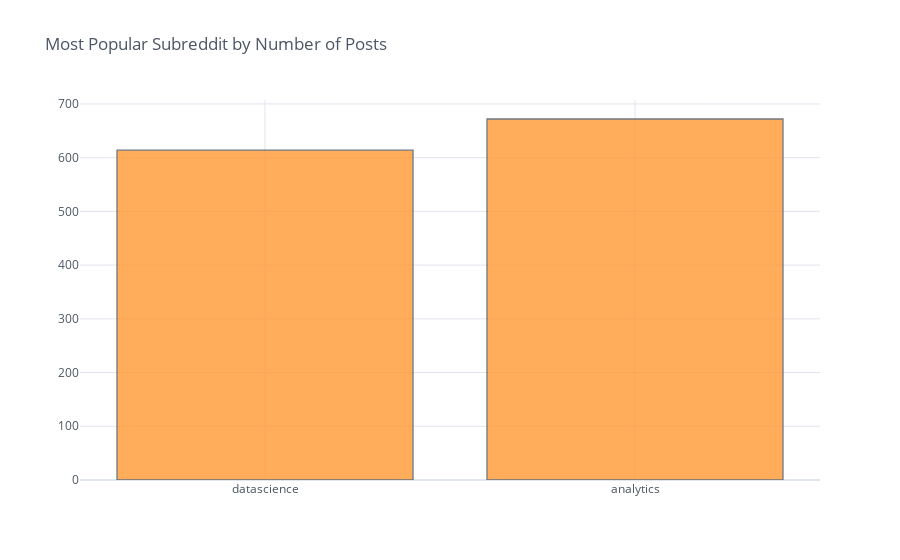

Notebook source saved alongside this figure:
### Markdown cell above
**Which subreddit has more posts?**

### Code cell
#we create a plotly interactive histogram of the number of posts per subreddit
df_posts=df_clean[["subreddit"]]

df_posts.iplot(kind='histogram', title='Most Popular Subreddit by Number of Posts', theme = "white")

### Figure 1 — Plotly figure (JSON) as saved in the notebook; plotly's stock layout.template omitted (floating-point values rounded to 4 significant figures; data arrays with more than 128 entries replaced by an {"elided": "..."} marker saying what was removed)
{"data": [{"histfunc": "count", "histnorm": "", "marker": {"color": "rgba(255, 153, 51, 1.0)", "line": {"color": "#4D5663", "width": 1.3}}, "name": "subreddit", "opacity": 0.8, "orientation": "v", "type": "histogram", "x": {"elided": "1286 str values"}}], "layout": {"barmode": "overlay", "legend": {"bgcolor": "#FFFFFF", "font": {"color": "#4D5663"}}, "paper_bgcolor": "#FFFFFF", "plot_bgcolor": "#FFFFFF", "title": {"font": {"color": "#4D5663"}, "text": "Most Popular Subreddit by Number of Posts"}, "xaxis": {"gridcolor": "#E1E5ED", "showgrid": true, "tickfont": {"color": "#4D5663"}, "title": {"font": {"color": "#4D5663"}, "text": ""}, "zerolinecolor": "#E1E5ED"}, "yaxis": {"gridcolor": "#E1E5ED", "showgrid": true, "tickfont": {"color": "#4D5663"}, "title": {"font": {"color": "#4D5663"}, "text": ""}, "zerolinecolor": "#E1E5ED"}}}
